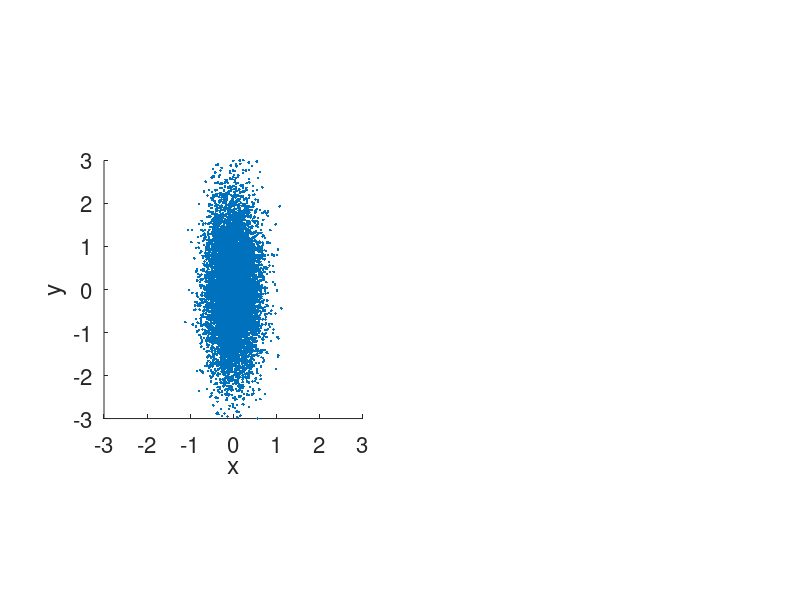

Write MATLAB code to recreate this figure. (Note: this script raises an error after producing the figure.)

    %-------------------------------------------------------------
% Principle Components Analysis Tutorial for NeuBeh/PBIO 545
%
% This tutorial introduces Principle Components Analysis.  The aims are:
% (1) introduce dimensional reduction and its importance
% (2) introduce the covariance and covariance matrix
% (3) show how the eigensystem of the covariance matrix helps rank dimensions of
%	  a probability distribution by the amount of variance they capture
% (4) illustrate these concepts with a real practical application
%
% This builds on two key concepts introduced earlier in the course: probability 
% distributions and eigensystems.  If you are uncomfortable with either of those
% take another pass through the appropriate sections of the stochastic processes
% and/or linear algebra tutorials.
%
% Created 2/03 Fred Rieke
% Revised 2/07 FMR
%       cleanup up a bit, elaborated a few sections
%-------------------------------------------------------------

% define axis fonts
set(0, 'DefaultAxesFontName','Helvetica')
set(0, 'DefaultAxesFontSize', 16)

%-------------------------------------------------------------
% Part 1: Motivation for dimensional reduction
%
%	What do we mean by dimensional reduction and why should you care
% about it?  With finite experimental data we always face a tradeoff between
% trying to identify all the important structure in the data while not being
% misled by randomness introduced because we don't have an infinite number of 
% samples.  A common example is construction of a post-stimulus time histogram 
% for spike responses to a repeated stimulus: in choosing the time bin for the 
% histogram we face a tradeoff of smoothing over temporal structure in the spike 
% train and avoiding lots of spurious structure due to finite data.  

% Here's an example of a set of spike responses from a retinal ganglion cell to a 
% dim flash of light:  
load rgc-spike-response

% plot several examples
figure(1);
clf;
plot(0);
hold on;
for resp=1:10
	plot([-1:.001:2.999], RGCSpikes(resp, :)/1.2 + resp)
end
hold off
xlabel('time (sec)')
ylabel('trial')

% This data is discretized into 1 msec time bins - so we have already thrown some
% information about spike times away.  Still a psth without any extra smoothing looks
% pretty ugly:

figure(1)
subplot(1, 2, 1)
plot([-1:.001:2.999], mean(RGCSpikes))
xlabel('time (sec)')
ylabel('spike probability')

% You can at least see there is an extra density of spikes after the flash
% (at time 0), but you also have some sense that most of the structure in
% the histogram is just noise.  In effect we are retaining too many
% variables - in this case each of the 4000 time bins that specify the
% spike times.  This is equivalent to representing each spike train in a
% 4000 dimensional space, where each dimension corresponds to one time bin.
% Let's resample the data to produce larger time bins and repeat

ResampleFactor = 100;		% 100 msec bins
clear ResampledRGCSpikes;
for resp=1:size(RGCSpikes, 1)
	ResampledRGCSpikes(resp, :) = decimate(RGCSpikes(resp, :), ResampleFactor, 1);
end
figure(1)
subplot(1, 2, 2)
plot([-1:.001*ResampleFactor:2.999], mean(ResampledRGCSpikes));
xlabel('time (sec)')
ylabel('spike probability')

% This looks better.  Now we are in effect using a 40 dimensional space,
% with each dimension a 100 msec time bin.  But we might start to worry
% that we are smoothing too much and losing some real structure in the
% data.  Part of the problem here is unavoidable: with finite data there is
% only so much structure we can identify and separate from sampling errors.
% But we would like to make the best use possible of our finite data - i.e.
% we would like to choose the low dimensional space used to represent the
% data carefully so that the structure of the data is captured as
% effectively as possible.

% You face this issue every time you do an experiment.  By choosing to
% filter and sample your data at a specific frequency you are choosing what
% parts of the data you consider important and what parts unimportant.  

% PCA is about finding a relatively low dimensional representation of a set
% of data - and doing so systematically rather than using some ad hoc
% procedure.  In the example above, the strategy of smoothing over bins to
% produce a better looking psth is somewhat arbitrary and is not guided by
% the structure of the cell's responses itself.  What PCA will do is
% provide a set of components (think of this as a set of axes in the space
% the data is represented in - our 4000 dimensional space above).
% Importantly, PCA tells us how much structure in the data is captured by
% each dimension.  This will, hopefully, become more concrete below.

%-------------------------------------------------------------
% Part 2: Covariance and covariance matrix
%
%	Consider a signal characterized by two variables, x and y.  We have
% multiple samples of x,y pairs of the signal.  The covariance matrix for x
% and y is defined as:
%	Covar = [<xx>-<x><x>  <xy>-<x><y>
%			 <xy>-<x><y>  <yy>-<y><y>]
% where <x> is the average of x across samples, etc.  The diagonal elements
% contain the variances of x (upper left) and y (lower right).  The off
% diagonal terms contain the covariance between x and y - i.e. how much do
% x and y change together.  Note that each element is corrected for the
% expectation based on the mean values alone - i.e. we take <xy> and
% subtract what we expect from the averages of x and y alone - <x><y> -
% assuming x and y are uncorrelated.
%
% This is closely related to r values and the correlation matrix.  To
% compute the correlation between x and y, you would take 
%   (<xy>-<x><y>) / sqrt(<xx><yy>)
% in other words you take the off diagonal term of the covariance matrix
% above and normalize it by the square root of the product of the diagonal
% terms.  In general the i,j element of the correlation matrix is
%		CorM(i,j) = Cov(i,j)/sqrt[Cov(i,i)Cov(j,j)]
% or alternatively the covariance matrix is
%		Cov(i,j) = Cor(i,j) * sqrt[var_i var_j]

% Let's look at some examples.
%
% Example 1: x and y independent

% each row of Dist contains a separate x-y pair, x is the first column, y the second
clear Dist;
Dist(:, 1) = normrnd(0,0.3,10000, 1);			% normal distribution, sd 0.3		
Dist(:, 2) = normrnd(0,1,10000, 1);				% normal distribution, sd 1

% plot sample points in x-y plane
figure(1)
clf
subplot(1, 2, 1)
plot(Dist(:, 1), Dist(:, 2), '.');
axis([-3 3 -3 3])
axis square
xlabel('x')
ylabel('y')

% construct the covariance matrix explicitly
varx = mean(Dist(:, 1).^2) - mean(Dist(:, 1))^2;		% <xx> - <x><x>
vary = mean(Dist(:, 2).^2) - mean(Dist(:, 2))^2;		% <yy> - <y><y>
covarxy = mean(Dist(:, 1) .* Dist(:, 2)) - mean(Dist(:, 1)) * mean(Dist(:, 2));		% <xy> - <x><y>

Covar = [varx 		covarxy
		 covarxy 	vary]

% alternatively Matlab has a covariance command

cov(Dist)

% The diagonal of the covariance matrix is the variance of x and y,
% and the off diagonal elements are small (and in fact are not 0 only 
% due to the finiteness of our sample set - rerun the code above several 
% times to convince yourself of this). 

% Compare this to the correlation matrix

corrcoef(Dist)

% Again we see structure along the diagonal (now nicely normalized) and not
% much off diagonal.

% The lack of covariance (and correlation) is what we might expect from the
% shape of the plotted distribution.  The spread of points along the x axis
% appears uncorrelated with the spread along the y axis - or in other
% words, if I told you the x axis value, you could not predict the y axis
% value.  

% Example 2: x and y correlated

clear Dist;
Dist(:, 1) = normrnd(0,0.3,10000, 1);			
Dist(:, 2) = normrnd(0,1,10000, 1) + 1.5 * Dist(:, 1);

figure(1)
subplot(1, 2, 2)
plot(Dist(:, 1), Dist(:, 2), '.');
axis([-3 3 -3 3])
axis square
xlabel('x')
ylabel('y')

% construct the covariance matrix 
varx = mean(Dist(:, 1).^2) - mean(Dist(:, 1))^2;
vary = mean(Dist(:, 2).^2) - mean(Dist(:, 2))^2;
covarxy = mean(Dist(:, 1) .* Dist(:, 2)) - mean(Dist(:, 1)) * mean(Dist(:, 2));

Covar = [varx 		covarxy
		 covarxy 	vary]
cov(Dist)

% Now note that the distribution shows a correlation between x and y - i.e.
% the distribution is angled in the x-y plane.  Correspondingly the
% covariance has off diagonal elements.  

% Again compare this to the correlation matrix

corrcoef(Dist)

% You can think of lots of cases where x and y might be correlated.  For
% example, x might be fraction of lectures Mike gives, and y might be
% fraction of lectures containing superfluous PowerPoint `features' like
% lightening bolts, clapping, etc (he's toned way down too).  Another
% example is two cells with common input and hence correlated spike trains:
% x could be the firing rate in one cell and y the firing rate in the
% other.  If the cells are correlated, when cell x generates a high firing
% rate, so does cell y.  In this case the value of x gives you some ability
% to predict y.

% Here is another use of the covariance matrix.  Let's say we want to take
% our distribution Dist above and "spherize" it (this is what happens when
% you let the statisticians take over language - you get verbs like "to
% sphere").  What that means is we want to create a distribution with new
% axes x' and y' where the two are uncorrelated, and the standard deviation
% along each axis is 1.  We can do that using the inverse of the SQUARE
% ROOT of the covariance matrix.  Why the square root?  Remember the
% entries of the covariance are variances or covariances - e.g. the upper
% right element is the variance of x.  So to get the units right we need
% something that is more like a standard deviation - hence the square root.

% We considered just the scaling part in the linear algebra tutorial, so
% let's go back over that.  Consider distribution of data points
% characterized by two parameters:

clear Dist;
Dist(1, :) = normrnd(0,0.5,1, 5000);
Dist(2, :) = normrnd(0,1.5,1, 5000);

% plot points
figure(1); clf
subplot(1, 2, 1)
plot(Dist(1, :), Dist(2, :), '.');
axis([-5 5 -5 5])
axis square
xlabel('x')
ylabel('y')

% To measure distance of a given data point from the origin in standard
% deviations, we rescale the axes by the standard deviation:

M = [0.5 0 				% matrix with sd along axis
	 0 1.5]

NewDist = inv(M) * Dist;	% rescale distribution using inverse of M
subplot(1, 2, 2)			
plot(NewDist(1, :), NewDist(2, :), '.');
axis([-5 5 -5 5])
axis square
xlabel('x / \sigma_x')
ylabel('y / \sigma_y')

% now the sd along each axis is 1 and the distribution is symmetrical, and
% moving a distance 1 along either the x or the y axis moves us 1 sd

% OK, now back to our problem.  We have the additional issue that our
% distribution was not lined up with the x and y axes:

clear Dist;
Dist(:, 1) = normrnd(0,0.3,10000, 1);			
Dist(:, 2) = normrnd(0,1,10000, 1) + 1.5 * Dist(:, 1);
Covar = cov(Dist)

figure(1); clf
subplot(1, 2, 1)
plot(Dist(:, 1), Dist(:, 2), '.');
axis([-3 3 -3 3])
axis square
xlabel('x')
ylabel('y')

% Inspired by our previous scaling matrix, let's try the inverse of the
% square root of the covariance matrix:

Dist2 = Dist * inv(Covar^0.5);

figure(1)
subplot(1, 2, 1)
plot(Dist(:, 1), Dist(:, 2), '.');
axis([-3 3 -3 3])
axis square
xlabel('x')
ylabel('y')
subplot(1, 2, 2)
plot(Dist2(:, 1), Dist2(:, 2), '.');
axis([-3 3 -3 3])
axis square

% What the inverse of the square root of the covariance has done is rotated
% and scaled the axes.  Now in the x', y' coordinate system the
% distribution is circular (i.e. it has been spherized).

% The covariance generalizes to higher dimensions.  Let's consider a few
% more examples:

% Example 3: 6-d, no correlation between any components

clear Dist;
NumDim = 6
for dim = 1:NumDim
	Dist(:, dim) = normrnd(0,dim,10000, 1);			
end

cov(Dist)

% Again in this case the covariance matrix is diagonal, with elements equal to the 
% variance, and the off diagonal elements are not systematically different
% from 0 (run again to convince yourself of that).

% Example 4: 6-d, some elements correlated

clear Dist;
NumDim = 6
for dim = 1:NumDim
	Dist(:, dim) = normrnd(0,dim,10000, 1);			
	if (dim > 1)
		Dist(:, dim) = Dist(:, dim) + 0.5 * Dist(:, dim-1);			
	end
end

cov(Dist)

% Like the simple 2-d example, when we create a correlation between the variables
% corresponding to the different axes or dimensions of the data, we introduce
% non-zero off diagonal components.

% Keep this picture of the covariance matrix in mind when we turn to applications
% to problems in neuroscience below.

% Question set #1:
%	(1) Explain the value of the components of the 2 dimensional covariance matrix in 
%		Example 2 above.  
%	(2) Which of the off diagonal elements in the covariance matrix for Example 4 above
%		are nonzero?  Why?
%	(3) Can you separate inv(Covar^0.5) as above into the product of a rotation and 
%		a scaling matrix?


%-------------------------------------------------------------
% Part 3: Eigensystem of the covariance matrix
%
%	The eigenvectors of the covariance matrix turn out to provide a useful
% coordinate system. In particular, the eigenvalues determine how much of
% the variance of the distribution falls along the associated
% eigenvector.  Let's look at this for our 2d cases above:

% Example 1: x,y independent

clear Dist;
Dist(:, 1) = normrnd(0,0.3,10000, 1);			
Dist(:, 2) = normrnd(0,1,10000, 1);

C = cov(Dist);
[EigVec, EigVal] = eig(C);

% remember EigVec is a square matrix whose columns are the eigenvectors, and EigVal
% is a diagonal matrix with the eigenvalues along the diagonal.  Also remember the 
% eigenvectors v satisfy M v = l v, where l is the eigenvalue (a scalar).  Review this
% stuff in the linear algebra tutorial if it seems all new.

% superimpose eigenvectors on distribution
figure(1)
clf
subplot(1, 2, 1)
hold on
plot(Dist(:, 1), Dist(:, 2), '.');
axis([-3 3 -3 3])
axis square
xlabel('x')
ylabel('y')
PlotVector(EigVec(:, 1), 'r');
PlotVector(EigVec(:, 2), 'g');
hold off

% So the first eigenvector (red) points along the x-axis and the second (green)
% along the y-axis.  This makes sense since the covariance matrix is near diagonal.
% The eigenvectors should be close to (1 0) and (0 1).  Look at the associated eigenvalues:

EigVal

% They are equal to the variance associated with each eigenvector - i.e. the variance along 
% the x and y axes in this example.

% Example 2: x,y correlated

clear Dist;
Dist(:, 1) = normrnd(0,0.3,10000, 1);			
Dist(:, 2) = normrnd(0,1,10000, 1) + 1.5 * Dist(:, 1);

C = cov(Dist);
[EigVec, EigVal] = eig(C);

figure(1)
subplot(1, 2, 2)
hold on
plot(Dist(:, 1), Dist(:, 2), '.');
axis([-3 3 -3 3])
axis square
xlabel('x')
ylabel('y')
PlotVector(EigVec(:, 1), 'r');
PlotVector(EigVec(:, 2), 'g');
hold off

% now the eigenvectors no longer point along the x and y axis.  Instead,
% the eigenvector with the largest eigenvalue (green in this case) points
% in the direction along which the cloud of points is the most extended.
% The second eigenvalue points in an orthogonal direction.  Why do the
% eigenvectors have this property?  Remember we could think about the
% covariance matrix as a rotation and scaling matrix.  The rotation part
% would generate a new coordinate system x', y' in which the covariance was
% diagonal - like the independent case above.  If we view the eigenvectors
% in this coordinate system they should line up with the axes. In our
% original coordinate system these eigenvectors are at angles determined by
% the angle of the distribution.

% Again the amount of variance associated with each axis is given by the
% eigenvalue. Let's check this last statement.  We will project each point
% along each of the two eigenvectors and measure the associated variance:

% remember each row of Dist is an x-y pair (i.e. specifies the x and y
% components of the vector pointing to that data point).  Thus we can
% compute the projections along the eigenvectors by multiplying the Dist
% matrix by each eigenvector:

Proj1 = Dist * EigVec(:, 1);
Proj2 = Dist * EigVec(:, 2);

% now check the variance of each set of projections
var(Proj1)
var(Proj2)

% this should be equal to the associated eigenvalues

EigVal

% this again extends to higher dimensions:
clear Dist;
NumDim = 6
for dim = 1:NumDim
	Dist(:, dim) = normrnd(0,dim,10000, 1);			
	if (dim > 1)
		Dist(:, dim) = Dist(:, dim) + 0.5 * Dist(:, dim-1);			
	end
end
C = cov(Dist);
[EigVec, EigVal] = eig(C);
EigVal

% so in this case we see that the last eigenvector is associated with the
% most variance.  Again we can check that the associated eigenvalues are
% indeed equal to the variance:

for dim = 1:NumDim
	fprintf(1, 'Eigenvector %d: variance = %d\n', dim, var(Dist*EigVec(:, dim)));
end

% Why is all this useful?  Remember that the eigenvectors provide a
% coordinate system or a set of axes to represent the space spanned by the
% columns of a matrix.  But this is not an arbitrary coordinate system.
% The eigensystem is providing a coordinate system for our data where each
% axis is ranked in terms of how much variance is associated with it.  It
% is this ranking of the axes that provides a systematic way to reduce the
% number of dimensions describing some piece of data.  That is we can make
% a logical choice of which axes to keep and which to discard, and know how
% much of the variance we are capturing and failing to capture when we
% limit the number of dimensions.  

%-------------------------------------------------------------
% Part 4: Applications
%
% Principle components of single photon responses
%
%	This section illustrates how these tools can be used to provide a low
% dimensional representation of single photon responses from rod
% photoreceptors.  We know that the rod single photon responses vary from
% one to the next, and would like to have a compact way to characterize
% these response variations.  Let's see how we can do this using PCA.

% load in rod data - this should create two matrices: Singles and Failures.
% Each row of these matrices contains a single response (sampled every 10
% msec).  Singles contains single photon responses with the flash at time
% point 20, failures contains sections of dark record. Both singles and
% failures contain noise produced by the rod in darkness.  In addition, the
% single photon responses themselves vary.  Thus we want to identify and
% characterize the extra variability present in Singles compared to
% Failures.

load RodData

% plot mean and time-dependent variance of singles and failures

tme = 1:size(Singles, 2);
tme = (tme - 20) * 0.01;

figure(1);
clf;
subplot(1, 2, 1)
plot(tme, mean(Singles),tme, mean(Failures))
xlabel('time')
ylabel('current (pA)')
axis tight
subplot(1, 2, 2)
plot(tme, var(Singles),tme, var(Failures))
xlabel('time')
ylabel('variance (pA^2)')
axis tight

% Blue is the mean and variance of the singles, green of the failures.
% Look at the variance plot.  There is additional variance of the singles
% above that explained by the variance of the dark records.  This is the
% variance attributable to fluctuations in the single photon response.  The
% time-dependent variance, however, does not provide a complete description
% of how the responses vary because all it tells us is how much variance is
% present at one time point, but it fails to tell us how correlated the
% response is at two different times.  Another way of saying this is that
% specifying the mean and variance as in figure 1 does not allow us to
% generate the responses - we are missing information about how to go from
% the variance to a single response.  This is like telling you the square
% of a signal and asking you to estimate the signal itself; you can't
% because there are multiple signals that have the same square.  Likewise
% multiple distributions of single photon responses can have the same
% time-dependent variance.  PCA can help us here.  

% compute covariance matrix of singles corrected for covariance of failures
SinglesCovar = cov(Singles) - cov(Failures);

% look at eigenvalues
SinglesEigVal = eig(SinglesCovar);
figure(1)
clf
plot(SinglesEigVal, 'o')
xlabel('component')
ylabel('variance')

% So there are several large eigenvalues, and a bunch of small ones.  This looks promising: we
% probably want to keep the large ones, and hopefully can discard the small ones without losing too
% much.  We'll test this by comparing the variance of the singles and failures along each eigenvector
% and computing the variance of each

[EigVec, EigVal] = eig(SinglesCovar);
VarFailures = var(Failures * EigVec);
VarSingles = var(Singles * EigVec);

% plot variance of singles and failures projected along each eigenvector

figure(1)
plot([1:length(SinglesEigVal)], VarSingles, 'or', [1:length(SinglesEigVal)], VarFailures, '*')
xlabel('component')
ylabel('variance')

% Note that the variance of the projections along the last few eigenvectors
% is larger for the singles than failures.  This tells us that there is
% significant structure in the singles in this direction (i.e. along this
% axis) that is not present in the failures.  If the variance of the
% singles and failures is similar we reject that axis because it is not
% picking up structure beyond that expected from the dark fluctuations in
% current. Lets focus in on the region of interest

figure(1)
xlim([110, 120]);

% It looks like most of the action is in the last 2 or 3 components.  Let's
% look at those. We will reduce each response to a single point in a 3-d
% space with axes given by the last 3 eigenvectors.  Each response is
% specified by its projections along these axes. First lets use 'eigs' to
% return the 3 eigenvectors associated with the largest eigenvalues - these
% are the 3 axes we are interested in:

% get a few selected eigenvectors (by default eigs gives us those with the
% largest eigenvalues):

[EigVec, EigVal] = eigs(SinglesCovar, 3);

% look at these
figure(1)
clf
plot(EigVec);
xlabel('time')

% they should look reasonable.  In particular they should not have much 
% structure in the first 20 points (which are prior to the flash). Note,
% however, that none of these looks like the mean single photon response. 

% Now we will describe each individual response by its projection along
% these responses - in other words by the weight of each component.  First
% lets look at a couple real responses and their descriptions in terms of
% the eigenvectors:

figure(2)
clf
start = 10;				% first response to look at
for n = 1:3
	resp(1:size(Singles, 2)) = 0;
	fprintf(1, '\nResponse %d ', n+start);
	% add up weighted versions of each eigenvector
	for comp = 1:3
		resp = resp + Singles(n+start, :) * EigVec(:, comp) * EigVec(:, comp)';
		fprintf(1, 'coefficient %d = %d ', comp, Singles(n+start, :) * EigVec(:, comp));
	end
	subplot(1, 3, n)
	plot([1:size(Singles, 2)], Singles(n+start, :), [1:size(Singles, 2)], resp)
end

% So we are expanding each response in a series with the basis set given by
% the eigenvectors and the expansion coefficients given by the projection
% of the response along the eigenvector.  The blue lines are the original
% responses, the green traces the fits using the projections along each of
% the three eigenvectors.  Remember there is also dark noise in the
% recorded responses, so we don't expect the agreement to be perfect.

% Now lets look at the distributions of singles and failures along the
% three axes:

figure(2)
clf
plot3(Singles * EigVec(:, 1), Singles * EigVec(:, 2), Singles * EigVec(:, 3), 'or')
hold on
plot3(Failures * EigVec(:, 1), Failures * EigVec(:, 2), Failures * EigVec(:, 3), '*')
xlabel('component 1')
ylabel('component 2')
zlabel('component 3')
grid on
rotate3d on 

% Rotate the plot around (using the mouse) to get a sense of how the
% structures of the two distributions differ.  You should see two things.
% First, there is a difference between the means of the two distributions.
% That's good - because there is a lot of structure in the mean single
% photon response that should get captured.  Second, the spread of the
% singles distribution looks larger than that of the failures, clearly
% along the component 1 and 2 axes, and probably along the component 3
% axis.  

% What does this do for us?  We have described the set of single photon
% responses in a relatively low dimensional space.  This helps us in a
% couple ways.  First, we can describe the nature of the variations in the
% responses about the mean, and compare these to various models for how
% these variations are generated.  Second, we can use this procedure to
% make a generative model that produces responses with characteristics
% close to those of the actual single photon responses.  

% Question set #2:
%	(1) Can you think of another case where dimensional reduction is important?
%	(2) How much of the variance of the singles are we capturing with the first
%	    3 components above?  How much more do we get with 10 components?
%   (3) Why do we subtract the covariance of the failures from that of
%       the singles? 
%   (4) Why don't any of the eigenvectors we recover look like the mean single
%       photon response?
